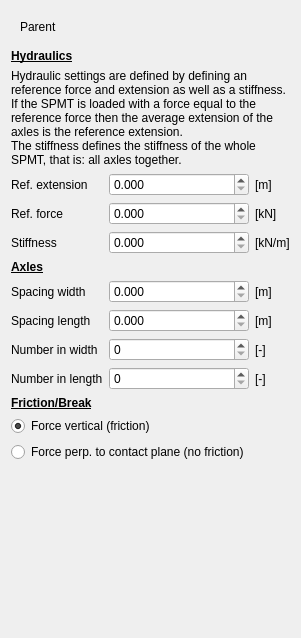
<?xml version="1.0" encoding="UTF-8"?>
<ui version="4.0">
 <class>SPMTwidget</class>
 <widget class="QWidget" name="SPMTwidget">
  <property name="geometry">
   <rect>
    <x>0</x>
    <y>0</y>
    <width>278</width>
    <height>638</height>
   </rect>
  </property>
  <property name="windowTitle">
   <string>Form</string>
  </property>
  <layout class="QGridLayout" name="gridLayout">
   <item row="1" column="0">
    <widget class="QLabel" name="label_7">
     <property name="text">
      <string>&lt;html&gt;&lt;head/&gt;&lt;body&gt;&lt;p&gt;&lt;span style=&quot; font-weight:600; text-decoration: underline;&quot;&gt;Hydraulics&lt;/span&gt;&lt;/p&gt;&lt;/body&gt;&lt;/html&gt;</string>
     </property>
     <property name="wordWrap">
      <bool>true</bool>
     </property>
    </widget>
   </item>
   <item row="3" column="0">
    <widget class="QLabel" name="label">
     <property name="text">
      <string>Ref. extension</string>
     </property>
    </widget>
   </item>
   <item row="3" column="3">
    <widget class="QLabel" name="label_4">
     <property name="text">
      <string>[m]</string>
     </property>
    </widget>
   </item>
   <item row="4" column="0">
    <widget class="QLabel" name="label_2">
     <property name="text">
      <string>Ref. force</string>
     </property>
    </widget>
   </item>
   <item row="4" column="1" colspan="2">
    <widget class="QDoubleSpinBox" name="sbRefForce">
     <property name="sizePolicy">
      <sizepolicy hsizetype="Preferred" vsizetype="Fixed">
       <horstretch>0</horstretch>
       <verstretch>0</verstretch>
      </sizepolicy>
     </property>
     <property name="locale">
      <locale language="English" country="World"/>
     </property>
     <property name="decimals">
      <number>3</number>
     </property>
     <property name="minimum">
      <double>0.000000000000000</double>
     </property>
     <property name="maximum">
      <double>99999999999999.000000000000000</double>
     </property>
    </widget>
   </item>
   <item row="4" column="3">
    <widget class="QLabel" name="label_5">
     <property name="text">
      <string>[kN]</string>
     </property>
    </widget>
   </item>
   <item row="5" column="0">
    <widget class="QLabel" name="label_6">
     <property name="text">
      <string>Stiffness</string>
     </property>
    </widget>
   </item>
   <item row="5" column="1" colspan="2">
    <widget class="QDoubleSpinBox" name="sbStiffness">
     <property name="sizePolicy">
      <sizepolicy hsizetype="Preferred" vsizetype="Fixed">
       <horstretch>0</horstretch>
       <verstretch>0</verstretch>
      </sizepolicy>
     </property>
     <property name="locale">
      <locale language="English" country="World"/>
     </property>
     <property name="decimals">
      <number>3</number>
     </property>
     <property name="minimum">
      <double>0.000000000000000</double>
     </property>
     <property name="maximum">
      <double>99999999999999.000000000000000</double>
     </property>
    </widget>
   </item>
   <item row="5" column="3">
    <widget class="QLabel" name="label_8">
     <property name="text">
      <string>[kN/m]</string>
     </property>
    </widget>
   </item>
   <item row="6" column="0">
    <widget class="QLabel" name="label_9">
     <property name="text">
      <string>&lt;html&gt;&lt;head/&gt;&lt;body&gt;&lt;p&gt;&lt;span style=&quot; font-weight:600; text-decoration: underline;&quot;&gt;Axles&lt;/span&gt;&lt;/p&gt;&lt;/body&gt;&lt;/html&gt;</string>
     </property>
     <property name="wordWrap">
      <bool>true</bool>
     </property>
    </widget>
   </item>
   <item row="7" column="0">
    <widget class="QLabel" name="label_11">
     <property name="text">
      <string>Spacing width</string>
     </property>
    </widget>
   </item>
   <item row="7" column="3">
    <widget class="QLabel" name="label_14">
     <property name="text">
      <string>[m]</string>
     </property>
    </widget>
   </item>
   <item row="8" column="0">
    <widget class="QLabel" name="label_10">
     <property name="text">
      <string>Spacing length</string>
     </property>
    </widget>
   </item>
   <item row="8" column="3">
    <widget class="QLabel" name="label_15">
     <property name="text">
      <string>[m]</string>
     </property>
    </widget>
   </item>
   <item row="9" column="0">
    <widget class="QLabel" name="label_13">
     <property name="text">
      <string>Number in width</string>
     </property>
    </widget>
   </item>
   <item row="9" column="3">
    <widget class="QLabel" name="label_16">
     <property name="text">
      <string>[-]</string>
     </property>
    </widget>
   </item>
   <item row="10" column="0">
    <widget class="QLabel" name="label_12">
     <property name="text">
      <string>Number in length</string>
     </property>
    </widget>
   </item>
   <item row="10" column="3">
    <widget class="QLabel" name="label_17">
     <property name="text">
      <string>[-]</string>
     </property>
    </widget>
   </item>
   <item row="11" column="0">
    <widget class="QLabel" name="label_18">
     <property name="text">
      <string>&lt;html&gt;&lt;head/&gt;&lt;body&gt;&lt;p&gt;&lt;span style=&quot; font-weight:600; text-decoration: underline;&quot;&gt;Friction/Break&lt;/span&gt;&lt;/p&gt;&lt;/body&gt;&lt;/html&gt;</string>
     </property>
     <property name="wordWrap">
      <bool>true</bool>
     </property>
    </widget>
   </item>
   <item row="14" column="2">
    <spacer name="verticalSpacer">
     <property name="orientation">
      <enum>Qt::Vertical</enum>
     </property>
     <property name="sizeHint" stdset="0">
      <size>
       <width>20</width>
       <height>294</height>
      </size>
     </property>
    </spacer>
   </item>
   <item row="3" column="1" colspan="2">
    <widget class="QDoubleSpinBox" name="sbRefExtension">
     <property name="sizePolicy">
      <sizepolicy hsizetype="Preferred" vsizetype="Fixed">
       <horstretch>0</horstretch>
       <verstretch>0</verstretch>
      </sizepolicy>
     </property>
     <property name="locale">
      <locale language="English" country="World"/>
     </property>
     <property name="frame">
      <bool>true</bool>
     </property>
     <property name="buttonSymbols">
      <enum>QAbstractSpinBox::UpDownArrows</enum>
     </property>
     <property name="decimals">
      <number>3</number>
     </property>
     <property name="minimum">
      <double>0.000000000000000</double>
     </property>
     <property name="maximum">
      <double>10.000000000000000</double>
     </property>
     <property name="singleStep">
      <double>0.100000000000000</double>
     </property>
    </widget>
   </item>
   <item row="7" column="1" colspan="2">
    <widget class="QDoubleSpinBox" name="sbDY">
     <property name="sizePolicy">
      <sizepolicy hsizetype="Preferred" vsizetype="Fixed">
       <horstretch>0</horstretch>
       <verstretch>0</verstretch>
      </sizepolicy>
     </property>
     <property name="locale">
      <locale language="English" country="World"/>
     </property>
     <property name="decimals">
      <number>3</number>
     </property>
     <property name="minimum">
      <double>0.000000000000000</double>
     </property>
     <property name="maximum">
      <double>100.000000000000000</double>
     </property>
     <property name="singleStep">
      <double>0.100000000000000</double>
     </property>
    </widget>
   </item>
   <item row="8" column="1" colspan="2">
    <widget class="QDoubleSpinBox" name="sbDX">
     <property name="sizePolicy">
      <sizepolicy hsizetype="Preferred" vsizetype="Fixed">
       <horstretch>0</horstretch>
       <verstretch>0</verstretch>
      </sizepolicy>
     </property>
     <property name="locale">
      <locale language="English" country="World"/>
     </property>
     <property name="decimals">
      <number>3</number>
     </property>
     <property name="minimum">
      <double>0.000000000000000</double>
     </property>
     <property name="maximum">
      <double>100.000000000000000</double>
     </property>
     <property name="singleStep">
      <double>0.100000000000000</double>
     </property>
    </widget>
   </item>
   <item row="9" column="1" colspan="2">
    <widget class="QSpinBox" name="sbNY"/>
   </item>
   <item row="10" column="1" colspan="2">
    <widget class="QSpinBox" name="sbNX"/>
   </item>
   <item row="13" column="0" colspan="3">
    <widget class="QRadioButton" name="rbPerpendicular">
     <property name="text">
      <string>Force perp. to contact plane (no friction)</string>
     </property>
    </widget>
   </item>
   <item row="0" column="0" colspan="3">
    <widget class="QWidget" name="widget_2" native="true">
     <layout class="QHBoxLayout" name="horizontalLayout_2">
      <item>
       <widget class="QLabel" name="label_19">
        <property name="sizePolicy">
         <sizepolicy hsizetype="Minimum" vsizetype="Preferred">
          <horstretch>0</horstretch>
          <verstretch>0</verstretch>
         </sizepolicy>
        </property>
        <property name="text">
         <string>Parent</string>
        </property>
       </widget>
      </item>
      <item>
       <widget class="QNodePicker" name="widgetParent" native="true">
        <property name="sizePolicy">
         <sizepolicy hsizetype="MinimumExpanding" vsizetype="Preferred">
          <horstretch>0</horstretch>
          <verstretch>0</verstretch>
         </sizepolicy>
        </property>
       </widget>
      </item>
     </layout>
    </widget>
   </item>
   <item row="12" column="0" colspan="3">
    <widget class="QRadioButton" name="rbVertical">
     <property name="text">
      <string>Force vertical (friction)</string>
     </property>
     <property name="checked">
      <bool>true</bool>
     </property>
    </widget>
   </item>
   <item row="2" column="0" colspan="4">
    <widget class="QLabel" name="label_3">
     <property name="text">
      <string>&lt;html&gt;&lt;head/&gt;&lt;body&gt;Hydraulic settings are defined by defining an reference force and extension as well as a stiffness.&lt;br&gt;If the SPMT is loaded with a force equal to the reference force then the average extension of the axles is the reference extension.&lt;br/&gt;The stiffness defines the stiffness of the whole SPMT, that is: all axles together.&lt;/body&gt;&lt;/html&gt;</string>
     </property>
     <property name="wordWrap">
      <bool>true</bool>
     </property>
     <property name="margin">
      <number>0</number>
     </property>
    </widget>
   </item>
  </layout>
 </widget>
 <customwidgets>
  <customwidget>
   <class>QNodePicker</class>
   <extends>QWidget</extends>
   <header>DAVE.gui.helpers.qnodepicker</header>
   <container>1</container>
  </customwidget>
 </customwidgets>
 <resources/>
 <connections/>
</ui>
